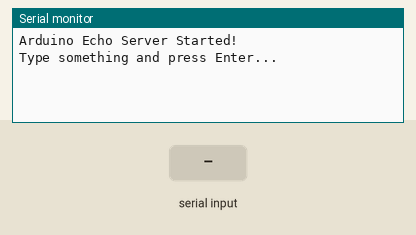
Simulated run of this sketch. Board: Arduino Uno, built with avr-gcc and run on an emulated ATmega328P. Shown: the last lines printed to the serial monitor. Inputs (shaded band) come from the test bench.

Above: at 1.2 s.
1.3 s: "1" received over Serial
At 3.1 s:
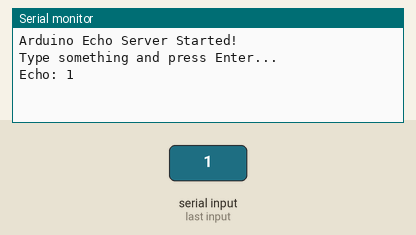
3.8 s: "0" received over Serial
At 5.2 s:
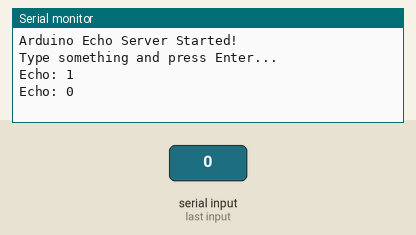
5.3 s: "2" received over Serial
At 7.3 s:
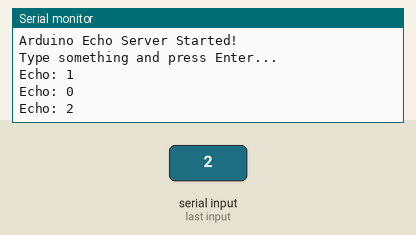

The sketch:

arduino.ino
```cpp
#include <Arduino.h>

void setup()
{
    // 시리얼 통신 초기화 (9600 baud rate)
    Serial.begin(9600);

    // 연결 대기
    while (!Serial)
    {
        ; // 시리얼 포트가 연결될 때까지 대기
    }

    // 시작 메시지 출력
    Serial.println("Arduino Echo Server Started!");
    Serial.println("Type something and press Enter...");
}

void loop()
{
    // 시리얼 포트에 데이터가 있는지 확인
    if (Serial.available() > 0)
    {
        // 문자열을 읽어오기
        String inputString = Serial.readString();

        // 앞뒤 공백 제거
        inputString.trim();

        // 에코 - 받은 내용을 다시 전송
        Serial.print("Echo: ");
        Serial.println(inputString);
    }
}
```

Measured:
- after the input at 1.3 s, the serial monitor: prints a new line after 1.0 s (image 1)
- after the input at 3.8 s, the serial monitor: prints a new line after 1.0 s (image 2)
- after the input at 5.3 s, the serial monitor: prints a new line after 1.0 s (image 3)
